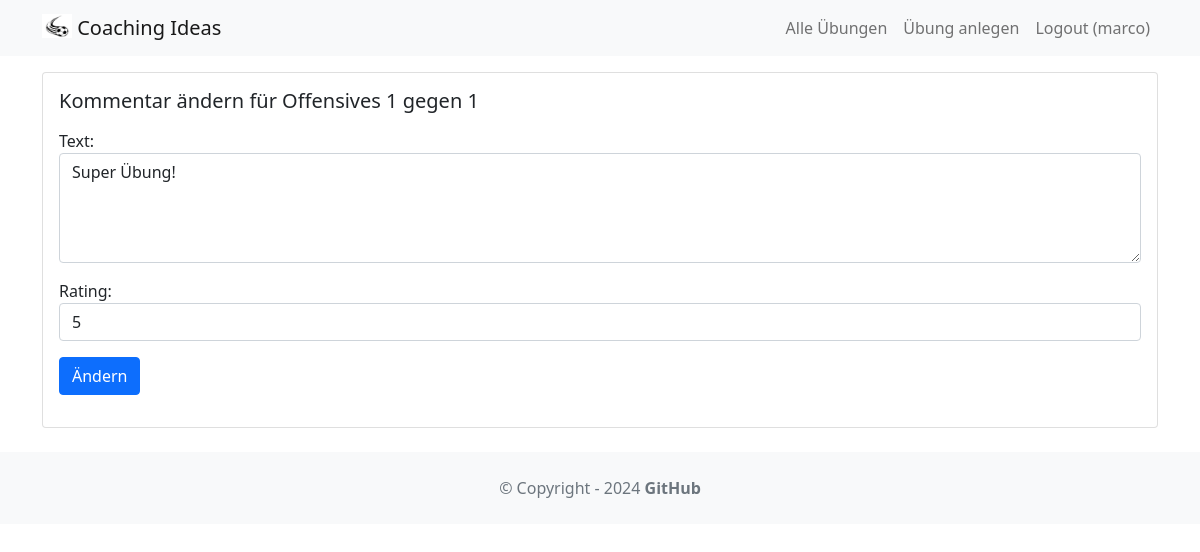
/exercise/comment/9 (signed in), run on the app's committed database.
### exercise/models.py (models this page shows, shortened)
class Comment(models.Model):
    text = models.TextField(max_length=100)
    date = models.DateTimeField(auto_now_add=True)
    user = models.ForeignKey(User, on_delete=models.CASCADE)
    exercise = models.ForeignKey(Exercise, on_delete=models.CASCADE)
    rating = models.IntegerField(default=0, choices=[(i, i) for i in range(0, 6)])

class Exercise(models.Model):
    title = models.CharField(max_length=255)
    body = models.TextField()
    created_on = models.DateTimeField(auto_now_add=True)
    last_modified = models.DateTimeField(auto_now=True)
    creator = models.ForeignKey(User, on_delete=models.SET_NULL, null=True)
    soccer_skills = models.CharField(
        max_length=50, choices=SoccerSkillTextChoices.choices, blank=True
    )
    for_adults = models.BooleanField(default=True)
    for_jun_a = models.BooleanField(default=False)
    for_jun_b = models.BooleanField(default=False)
    for_jun_c = models.BooleanField(default=False)
    for_jun_d = models.BooleanField(default=False)
    for_jun_e = models.BooleanField(default=False)
    for_jun_f = models.BooleanField(default=False)
    for_jun_g = models.BooleanField(default=False)
    image = models.ImageField(upload_to="exercise/images/", null=True, blank=True)
    pdf = models.FileField(upload_to="exercise/pdfs/", blank=True)
    youtube_link = models.URLField(blank=True, null=True)
    rating = models.IntegerField(default=0, choices=[(i, i) for i in range(0, 6)])
    average_rating = models.FloatField(default=0)

### exercise/views.py (the view, shortened to what this page needs)
# urls.py: path("comment/<int:comment_id>", update_comment, name="update_comment"),
@login_required
@user_passes_test(lambda u: u.is_staff or u.is_authenticated)
def update_comment(request, comment_id):
    comment = get_object_or_404(Comment, pk=comment_id)
    if request.method == "GET":
        form = CommentForm(instance=comment)
        return render(
            request, "update_comment.html", {"comment": comment, "form": form}
        )

### exercise/forms.py
class CommentForm(ModelForm):
    def __init__(self, *args, **kwargs):
        super(ModelForm, self).__init__(*args, **kwargs)
        self.fields["text"].widget.attrs.update({"class": "form-control"})
        self.fields["rating"].widget.attrs.update({"class": "form-control"})
    class Meta:
        model = Comment
        fields = ["text", "rating"]
        widgets = {
            "text": Textarea(attrs={"rows": 4}),
        }

### exercise/templates/update_comment.html (shortened to what this page needs)
{% extends 'base.html' %}
{% block content %}
    <div class="card mb-3">
        <div class="row g-0">
            <div>
                <div class="card-body">
                    <h5 class="card-title">
                        Kommentar ändern für {{ comment.exercise.title }}
                    </h5>
                    <p class="card-text">
                    <form method="POST">
                        {{ form.as_p }}
                        <button type="submit"
                                class="btn btn-primary">
                            Ändern
                        </button>
                    </form>
                    </p>
                </div>
            </div>
        </div>
    </div>
{% endblock content %}

### coachingideas/templates/base.html (shortened to what this page needs)
<!DOCTYPE html>
<html>
<head>
    <link href="https://cdn.jsdelivr.net/npm/bootstrap@5.1.1/dist/css/bootstrap.min.css" rel="stylesheet"
/>
    <link rel="stylesheet" href="https://cdn.jsdelivr.net/npm/bootstrap-icons@1.8.1/font/bootstrap-icons.css">
</head>
<body>
<nav class="navbar navbar-expand-lg
      navbar-light bg-light mb-3">
    <div class="container">
        <a class="navbar-brand" href="{% url 'home' %}">
            {% load static %}
            <img src="{% static 'images/soccer.jpg' %}"
                 alt="" width="30" height="24"
                 class="d-inline-block align-text-top"/>
            Coaching Ideas
        </a>
        <div class="collapse navbar-collapse"
             id="navbarNavAltMarkup">
            <div class="navbar-nav ms-auto">
                {% if user.is_authenticated %}
                    <a class="nav-link" href={% url "exercise_table" %}>Alle Übungen</a>
                    <a class="nav-link" href="{% url "create_exercise" %}">
                        Übung anlegen
                    </a>
                    <a class="nav-link" href="{% url "logout" %}">
                        Logout ({{ user.username }})
                    </a>
                {% else %}
                    <a class="nav-link" href="{% url "login" %}">Login</a>
                    <a class="nav-link" href={% url "signup" %}>Sign Up</a>
                {% endif %}
            </div>
        </div>
    </div>
</nav>
<div class="container">
    {% block content %}
    {% endblock content %}
</div>
<footer class="text-center text-lg-start bg-light text-muted mt-4">
    <div class="text-center p-4">
        © Copyright - 2024
        <a class="text-reset fw-bold text-decoration-none"
           target="_blank" href="https://github.com/meissbernd/ESA3_CoachingIdeas/tree/master">
            GitHub
        </a>
    </div>
</footer>
</body>
</html>

### data on the page
Comment: exercise "Offensives 1 gegen 1", text "Super Übung!", rating "5"

### other printed values
{{ user.username }} "marco"
